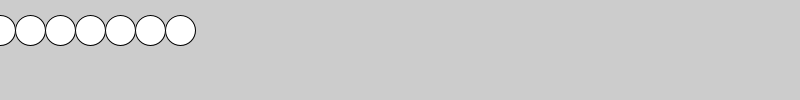
Frame 1 (no input)
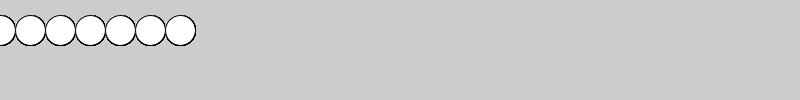
Frame 60 (the mouse pressed at the canvas centre just before this capture)
Frame 120 (the mouse held since frame 60 and released just before this capture): identical to frame 60, image omitted

The Processing sketch that drew these frames (run headless with seeded random() and noise(); from frame 60 on, the mouse is pressed at the canvas centre):

// Processing sketch: InClasellipses
// ── InClasellipses.pde
int x;
void setup() {
  size(800, 100);
  x = 0;
}

void draw() {
  ellipse(x, 30, 30, 30);
  ellipse(30, 30, 30, 30);
  ellipse(60, 30, 30, 30);
  ellipse(90, 30, 30, 30);
  ellipse(120, 30, 30, 30);
  ellipse(150, 30, 30, 30);
  ellipse(180, 30, 30, 30);
  //  x+=30;
}
